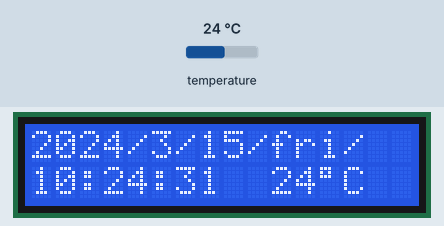
Simulated run of this sketch. Board: Arduino Uno, built with avr-gcc and run on an emulated ATmega328P. On the bench: 16×2 character LCD. Inputs (shaded band) come from the test bench; at power-on: temperature 24 °C. The local clock reads 2024-03-15 10:24:30 at power-on unless the sketch sets it.

Above: at 1.2 s.
1.3 s: temperature set to 12 °C
At 2.9 s:
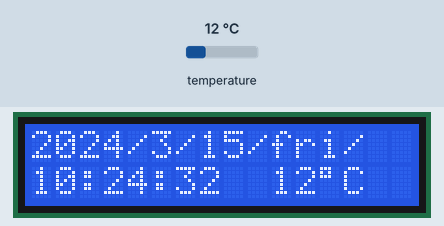
4.6 s: temperature set to 19 °C
At 5.9 s:
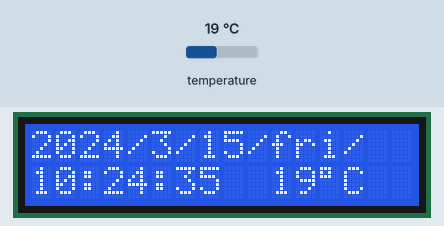
7.8 s: temperature set to 28 °C
At 9.1 s:
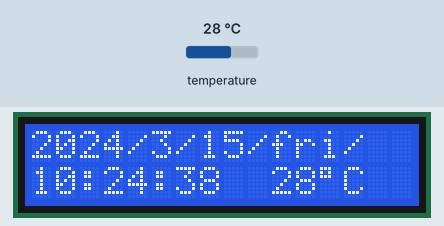
Timing chart, 0 to 10.8 s (numbered marks = the images above; inputs shaded):
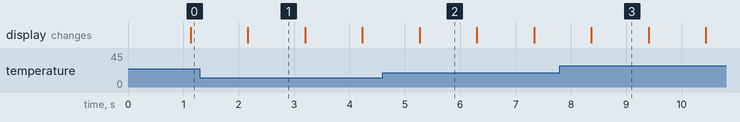

The sketch:

LCD_RTC.ino
```cpp
#include <RTClib.h>
RTC_DS3231 rtc;
char DOW[7][12]={"sun", "Mon", "Tue", "Wed", "thu", "fri", "sat"};
#include <LiquidCrystal_I2C.h>
LiquidCrystal_I2C lcd(0x27,16,2);

void setup()
{
  lcd.init();
  lcd.backlight();
  rtc.begin();
}

void loop(){
   DateTime now = rtc.now();
   lcd.clear();

   lcd.setCursor(0,0);
   lcd.print(now.year(), DEC);
   lcd.print("/");
   lcd.print(now.month(), DEC);
   lcd.print("/");
   lcd.print(now.day(), DEC);
   lcd.print("/");
   lcd.print(DOW[now.dayOfTheWeek()]);
   lcd.print("/");

   lcd.setCursor(0,1);
   lcd.print(now.hour(), DEC);
   lcd.print(":");
   lcd.print(now.minute(), DEC);
   lcd.print(":");
   lcd.print(now.second(), DEC);
   lcd.print("  ");
   lcd.print(int(rtc.getTemperature()));
   lcd.print(char(223));
   lcd.print("C");
   delay(1000);


   }
```

Measured:
- what the display in image 1 shows lasts 1.0 s, from 2.2 s to 3.2 s
